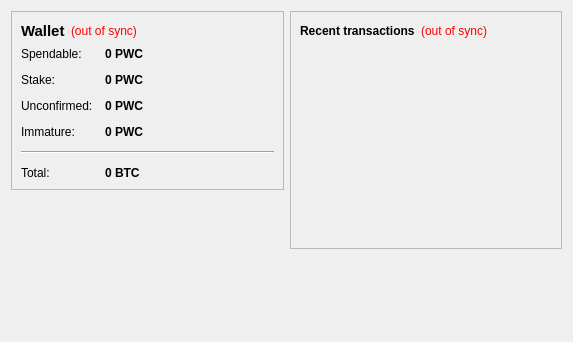
<?xml version="1.0" encoding="UTF-8"?>
<ui version="4.0">
 <class>OverviewPage</class>
 <widget class="QWidget" name="OverviewPage">
  <property name="geometry">
   <rect>
    <x>0</x>
    <y>0</y>
    <width>573</width>
    <height>342</height>
   </rect>
  </property>
  <property name="windowTitle">
   <string>Form</string>
  </property>
  <layout class="QHBoxLayout" name="horizontalLayout" stretch="1,1">
   <item>
    <layout class="QVBoxLayout" name="verticalLayout_2">
     <item>
      <widget class="QFrame" name="frame">
       <property name="frameShape">
        <enum>QFrame::StyledPanel</enum>
       </property>
       <property name="frameShadow">
        <enum>QFrame::Raised</enum>
       </property>
       <layout class="QVBoxLayout" name="verticalLayout_4">
        <item>
         <layout class="QHBoxLayout" name="horizontalLayout_4">
          <item>
           <widget class="QLabel" name="label_5">
            <property name="font">
             <font>
              <pointsize>11</pointsize>
              <weight>75</weight>
              <bold>true</bold>
             </font>
            </property>
            <property name="text">
             <string>Wallet</string>
            </property>
           </widget>
          </item>
          <item>
           <widget class="QLabel" name="labelWalletStatus">
            <property name="toolTip">
             <string>The displayed information may be out of date. Your wallet automatically synchronizes with the PawCoin network after a connection is established, but this process has not completed yet.</string>
            </property>
            <property name="styleSheet">
             <string notr="true">QLabel { color: red; }</string>
            </property>
            <property name="text">
             <string notr="true">(out of sync)</string>
            </property>
            <property name="alignment">
             <set>Qt::AlignLeading|Qt::AlignLeft|Qt::AlignVCenter</set>
            </property>
           </widget>
          </item>
          <item>
           <spacer name="horizontalSpacer_2">
            <property name="orientation">
             <enum>Qt::Horizontal</enum>
            </property>
            <property name="sizeHint" stdset="0">
             <size>
              <width>40</width>
              <height>20</height>
             </size>
            </property>
           </spacer>
          </item>
         </layout>
        </item>
        <item>
         <layout class="QFormLayout" name="formLayout_2">
          <property name="fieldGrowthPolicy">
           <enum>QFormLayout::AllNonFixedFieldsGrow</enum>
          </property>
          <property name="horizontalSpacing">
           <number>12</number>
          </property>
          <property name="verticalSpacing">
           <number>12</number>
          </property>
          <item row="0" column="0">
           <widget class="QLabel" name="label">
            <property name="text">
             <string>Spendable:</string>
            </property>
           </widget>
          </item>
          <item row="0" column="1">
           <widget class="QLabel" name="labelBalance">
            <property name="font">
             <font>
              <weight>75</weight>
              <bold>true</bold>
             </font>
            </property>
            <property name="cursor">
             <cursorShape>IBeamCursor</cursorShape>
            </property>
            <property name="toolTip">
             <string>Your current spendable balance</string>
            </property>
            <property name="text">
             <string notr="true">0 PWC</string>
            </property>
            <property name="textInteractionFlags">
             <set>Qt::LinksAccessibleByMouse|Qt::TextSelectableByKeyboard|Qt::TextSelectableByMouse</set>
            </property>
           </widget>
          </item>
          <item row="1" column="0">
           <widget class="QLabel" name="label_6">
            <property name="text">
             <string>Stake:</string>
            </property>
           </widget>
          </item>
          <item row="1" column="1">
           <widget class="QLabel" name="labelStake">
            <property name="font">
             <font>
              <weight>75</weight>
              <bold>true</bold>
             </font>
            </property>
            <property name="cursor">
             <cursorShape>IBeamCursor</cursorShape>
            </property>
            <property name="toolTip">
             <string>Total of coins that was staked, and do not yet count toward the current balance</string>
            </property>
            <property name="text">
             <string notr="true">0 PWC</string>
            </property>
            <property name="textInteractionFlags">
             <set>Qt::LinksAccessibleByMouse|Qt::TextSelectableByKeyboard|Qt::TextSelectableByMouse</set>
            </property>
           </widget>
          </item>
          <item row="2" column="0">
           <widget class="QLabel" name="label_3">
            <property name="text">
             <string>Unconfirmed:</string>
            </property>
           </widget>
          </item>
          <item row="2" column="1">
           <widget class="QLabel" name="labelUnconfirmed">
            <property name="font">
             <font>
              <weight>75</weight>
              <bold>true</bold>
             </font>
            </property>
            <property name="cursor">
             <cursorShape>IBeamCursor</cursorShape>
            </property>
            <property name="toolTip">
             <string>Total of transactions that have yet to be confirmed, and do not yet count toward the current balance</string>
            </property>
            <property name="text">
             <string notr="true">0 PWC</string>
            </property>
            <property name="textInteractionFlags">
             <set>Qt::LinksAccessibleByMouse|Qt::TextSelectableByKeyboard|Qt::TextSelectableByMouse</set>
            </property>
           </widget>
          </item>
          <item row="3" column="0">
           <widget class="QLabel" name="labelImmatureText">
            <property name="text">
             <string>Immature:</string>
            </property>
           </widget>
          </item>
          <item row="3" column="1">
           <widget class="QLabel" name="labelImmature">
            <property name="font">
             <font>
              <weight>75</weight>
              <bold>true</bold>
             </font>
            </property>
            <property name="toolTip">
             <string>Mined balance that has not yet matured</string>
            </property>
            <property name="text">
             <string notr="true">0 PWC</string>
            </property>
            <property name="textInteractionFlags">
             <set>Qt::LinksAccessibleByMouse|Qt::TextSelectableByKeyboard|Qt::TextSelectableByMouse</set>
            </property>
           </widget>
          </item>
          <item row="4" column="0" colspan="2">
           <widget class="Line" name="line">
            <property name="orientation">
             <enum>Qt::Horizontal</enum>
            </property>
           </widget>
          </item>
          <item row="5" column="0">
           <widget class="QLabel" name="labelTotalText">
            <property name="text">
             <string>Total:</string>
            </property>
           </widget>
          </item>
          <item row="5" column="1">
           <widget class="QLabel" name="labelTotal">
            <property name="font">
             <font>
              <weight>75</weight>
              <bold>true</bold>
             </font>
            </property>
            <property name="cursor">
             <cursorShape>IBeamCursor</cursorShape>
            </property>
            <property name="toolTip">
             <string>Your current total balance</string>
            </property>
            <property name="text">
             <string notr="true">0 BTC</string>
            </property>
            <property name="textInteractionFlags">
             <set>Qt::LinksAccessibleByMouse|Qt::TextSelectableByKeyboard|Qt::TextSelectableByMouse</set>
            </property>
           </widget>
          </item>
         </layout>
        </item>
       </layout>
      </widget>
     </item>
     <item>
      <spacer name="verticalSpacer">
       <property name="orientation">
        <enum>Qt::Vertical</enum>
       </property>
       <property name="sizeHint" stdset="0">
        <size>
         <width>20</width>
         <height>40</height>
        </size>
       </property>
      </spacer>
     </item>
    </layout>
   </item>
   <item>
    <layout class="QVBoxLayout" name="verticalLayout_3">
     <item>
      <widget class="QFrame" name="frame_2">
       <property name="frameShape">
        <enum>QFrame::StyledPanel</enum>
       </property>
       <property name="frameShadow">
        <enum>QFrame::Raised</enum>
       </property>
       <layout class="QVBoxLayout" name="verticalLayout">
        <item>
         <layout class="QHBoxLayout" name="horizontalLayout_2">
          <item>
           <widget class="QLabel" name="label_4">
            <property name="text">
             <string>&lt;b&gt;Recent transactions&lt;/b&gt;</string>
            </property>
           </widget>
          </item>
          <item>
           <widget class="QLabel" name="labelTransactionsStatus">
            <property name="toolTip">
             <string>The displayed information may be out of date. Your wallet automatically synchronizes with the PawCoin network after a connection is established, but this process has not completed yet.</string>
            </property>
            <property name="styleSheet">
             <string notr="true">QLabel { color: red; }</string>
            </property>
            <property name="text">
             <string notr="true">(out of sync)</string>
            </property>
            <property name="alignment">
             <set>Qt::AlignRight|Qt::AlignTrailing|Qt::AlignVCenter</set>
            </property>
           </widget>
          </item>
          <item>
           <spacer name="horizontalSpacer">
            <property name="orientation">
             <enum>Qt::Horizontal</enum>
            </property>
            <property name="sizeHint" stdset="0">
             <size>
              <width>40</width>
              <height>20</height>
             </size>
            </property>
           </spacer>
          </item>
         </layout>
        </item>
        <item>
         <widget class="QListView" name="listTransactions">
          <property name="styleSheet">
           <string notr="true">QListView { background: transparent; }</string>
          </property>
          <property name="frameShape">
           <enum>QFrame::NoFrame</enum>
          </property>
          <property name="verticalScrollBarPolicy">
           <enum>Qt::ScrollBarAlwaysOff</enum>
          </property>
          <property name="horizontalScrollBarPolicy">
           <enum>Qt::ScrollBarAlwaysOff</enum>
          </property>
          <property name="selectionMode">
           <enum>QAbstractItemView::NoSelection</enum>
          </property>
         </widget>
        </item>
       </layout>
      </widget>
     </item>
     <item>
      <spacer name="verticalSpacer_2">
       <property name="orientation">
        <enum>Qt::Vertical</enum>
       </property>
       <property name="sizeHint" stdset="0">
        <size>
         <width>20</width>
         <height>40</height>
        </size>
       </property>
      </spacer>
     </item>
    </layout>
   </item>
  </layout>
 </widget>
 <resources/>
 <connections/>
</ui>
